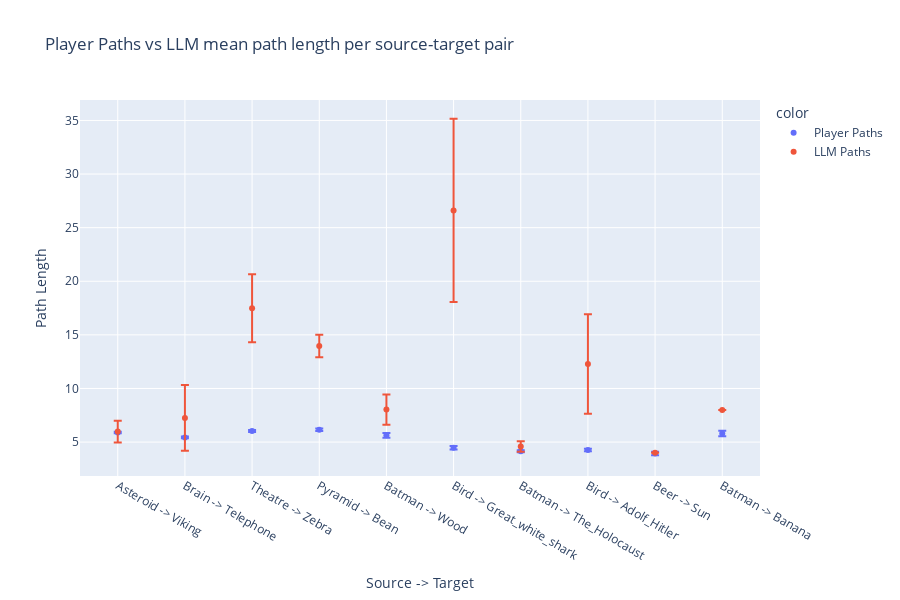
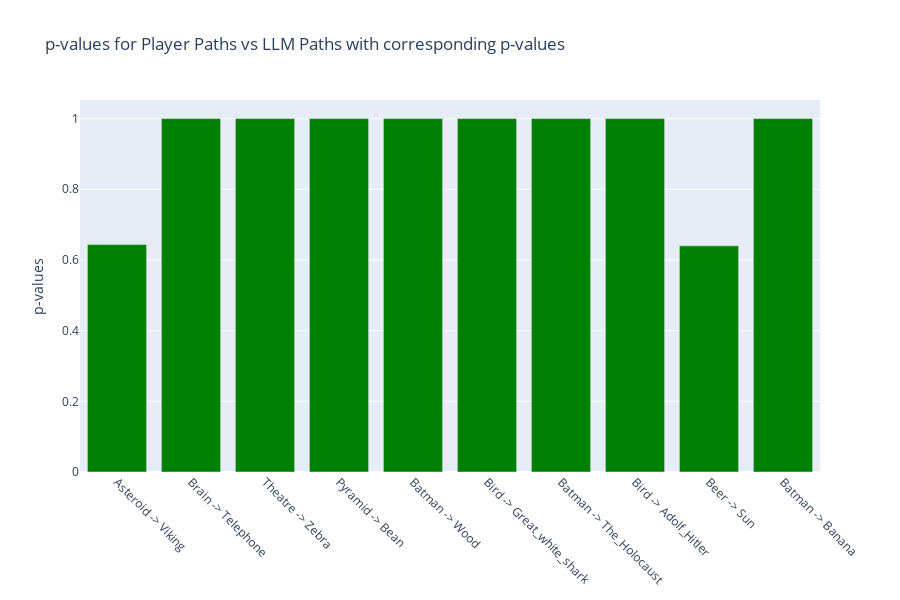

The notebook cell these images were saved under, in order:
### Code cell
# Plot LLM and players mean lengths and errors
utils.plot_llms_vs_players(sources, targets, finished_paths_df, llm_paths)
p_values = utils.tstats_pvalues(sources, targets, finished_paths_df, llm_paths)
utils.plot_tsatistics(sources, targets, p_values)

### Figure 1 — Plotly figure (JSON) as saved in the notebook; plotly's stock layout.template omitted (floating-point values rounded to 4 significant figures)
{"data": [{"error_y": {"array": [0.06878, 0.07722, 0.09704, 0.1104, 0.2255, 0.1669, 0.09391, 0.1173, 0.1698, 0.2616]}, "hovertemplate": "color=Player Paths<br>Source -> Target=%{x}<br>Path Length=%{y}<extra></extra>", "legendgroup": "Player Paths", "marker": {"color": "#636efa", "symbol": "circle"}, "mode": "markers", "name": "Player Paths", "orientation": "v", "showlegend": true, "type": "scatter", "x": ["Asteroid -> Viking", "Brain -> Telephone", "Theatre -> Zebra", "Pyramid -> Bean", "Batman -> Wood", "Bird -> Great_white_shark", "Batman -> The_Holocaust", "Bird -> Adolf_Hitler", "Beer -> Sun", "Batman -> Banana"], "xaxis": "x", "y": [5.897, 5.435, 6.028, 6.153, 5.628, 4.478, 4.134, 4.252, 3.939, 5.797], "yaxis": "y"}, {"error_y": {"array": [1.01, 3.057, 3.18, 1.052, 1.404, 8.549, 0.4936, 4.639, 0, 0]}, "hovertemplate": "color=LLM Paths<br>Source -> Target=%{x}<br>Path Length=%{y}<extra></extra>", "legendgroup": "LLM Paths", "marker": {"color": "#EF553B", "symbol": "circle"}, "mode": "markers", "name": "LLM Paths", "orientation": "v", "showlegend": true, "type": "scatter", "x": ["Asteroid -> Viking", "Brain -> Telephone", "Theatre -> Zebra", "Pyramid -> Bean", "Batman -> Wood", "Bird -> Great_white_shark", "Batman -> The_Holocaust", "Bird -> Adolf_Hitler", "Beer -> Sun", "Batman -> Banana"], "xaxis": "x", "y": [5.98, 7.258, 17.48, 13.96, 8.028, 26.61, 4.58, 12.29, 4, 8], "yaxis": "y"}], "layout": {"height": 600, "legend": {"title": {"text": "color"}, "tracegroupgap": 0}, "title": {"text": "Player Paths vs LLM mean path length per source-target pair"}, "xaxis": {"anchor": "y", "domain": [0, 1], "tickmode": "array", "ticktext": ["Asteroid -> Viking", "Brain -> Telephone", "Theatre -> Zebra", "Pyramid -> Bean", "Batman -> Wood", "Bird -> Great_white_shark", "Batman -> The_Holocaust", "Bird -> Adolf_Hitler", "Beer -> Sun", "Batman -> Banana"], "tickvals": [0, 1, 2, 3, 4, 5, 6, 7, 8, 9], "title": {"text": "Source -> Target"}}, "yaxis": {"anchor": "x", "domain": [0, 1], "title": {"text": "Path Length"}}}}

### Figure 2 — Plotly figure (JSON) as saved in the notebook; plotly's stock layout.template omitted (floating-point values rounded to 4 significant figures)
{"data": [{"marker": {"color": "green"}, "name": "p-values", "showlegend": false, "type": "bar", "x": ["Asteroid -> Viking"], "y": [0.6435]}, {"marker": {"color": "green"}, "name": "p-values", "showlegend": false, "type": "bar", "x": ["Brain -> Telephone"], "y": [1.0]}, {"marker": {"color": "green"}, "name": "p-values", "showlegend": false, "type": "bar", "x": ["Theatre -> Zebra"], "y": [1]}, {"marker": {"color": "green"}, "name": "p-values", "showlegend": false, "type": "bar", "x": ["Pyramid -> Bean"], "y": [1]}, {"marker": {"color": "green"}, "name": "p-values", "showlegend": false, "type": "bar", "x": ["Batman -> Wood"], "y": [1.0]}, {"marker": {"color": "green"}, "name": "p-values", "showlegend": false, "type": "bar", "x": ["Bird -> Great_white_shark"], "y": [1]}, {"marker": {"color": "green"}, "name": "p-values", "showlegend": false, "type": "bar", "x": ["Batman -> The_Holocaust"], "y": [1.0]}, {"marker": {"color": "green"}, "name": "p-values", "showlegend": false, "type": "bar", "x": ["Bird -> Adolf_Hitler"], "y": [1]}, {"marker": {"color": "green"}, "name": "p-values", "showlegend": false, "type": "bar", "x": ["Beer -> Sun"], "y": [0.6399]}, {"marker": {"color": "green"}, "name": "p-values", "showlegend": false, "type": "bar", "x": ["Batman -> Banana"], "y": [1]}], "layout": {"height": 600, "title": {"text": "p-values for Player Paths vs LLM Paths with corresponding p-values"}, "xaxis": {"tickangle": 45, "tickmode": "array", "ticktext": ["Asteroid -> Viking", "Brain -> Telephone", "Theatre -> Zebra", "Pyramid -> Bean", "Batman -> Wood", "Bird -> Great_white_shark", "Batman -> The_Holocaust", "Bird -> Adolf_Hitler", "Beer -> Sun", "Batman -> Banana"], "tickvals": [0, 1, 2, 3, 4, 5, 6, 7, 8, 9]}, "yaxis": {"title": {"text": "p-values"}}}}
